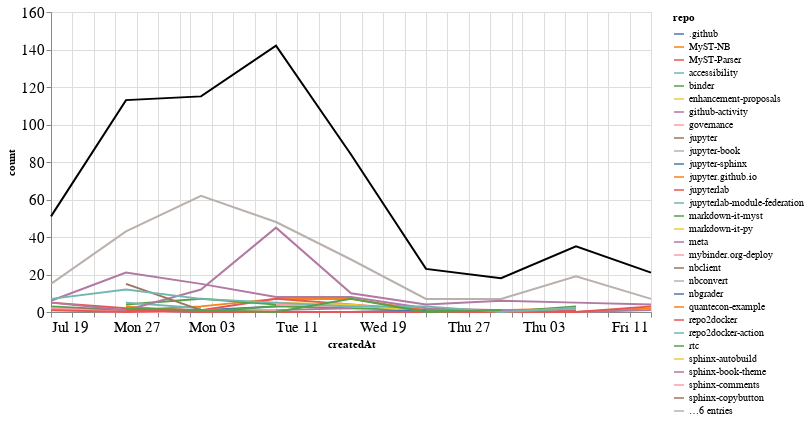

The cell this chart's notebook holds for it:
### Markdown cell above
## Comments

### Code cell
comments_time = comments.groupby('repo').resample('W', on='createdAt').count()['author'].reset_index()
comments_time = comments_time.rename(columns={'author': 'count'})
comments_time_total = comments_time.groupby('createdAt').agg({"count": "sum"}).reset_index()
ch1 = alt.Chart(comments_time, width=600).mark_line().encode(
    x='createdAt',
    y='count',
    color='repo',
    tooltip="repo"
)

ch2 = alt.Chart(comments_time_total, width=600).mark_line(color="black").encode(
    x='createdAt',
    y='count',
)

ch1 + ch2

### Figure 1 — Vega-Lite specification as saved in the notebook (floating-point values rounded to 4 significant figures; data arrays with more than 128 entries replaced by an {"elided": "..."} marker saying what was removed)
{"config": {"axisLeft": {"labelFontSize": 15}, "axisBottom": {"labelFontSize": 15}}, "layer": [{"data": {"name": "data-e4164097c7f3d19b49b7d7280f459d05"}, "mark": "line", "encoding": {"color": {"type": "nominal", "field": "repo"}, "tooltip": {"type": "nominal", "field": "repo"}, "x": {"type": "temporal", "field": "createdAt"}, "y": {"type": "quantitative", "field": "count"}}, "width": 600}, {"data": {"name": "data-2b984bf83a25a33468eb85b198aa1d22"}, "mark": {"type": "line", "color": "black"}, "encoding": {"x": {"type": "temporal", "field": "createdAt"}, "y": {"type": "quantitative", "field": "count"}}, "width": 600}], "$schema": "https://vega.github.io/schema/vega-lite/v4.8.1.json", "datasets": {"data-e4164097c7f3d19b49b7d7280f459d05": {"elided": "133 records"}, "data-2b984bf83a25a33468eb85b198aa1d22": [{"createdAt": "2020-07-19T00:00:00", "count": 51}, {"createdAt": "2020-07-26T00:00:00", "count": 113}, {"createdAt": "2020-08-02T00:00:00", "count": 115}, {"createdAt": "2020-08-09T00:00:00", "count": 142}, {"createdAt": "2020-08-16T00:00:00", "count": 84}, {"createdAt": "2020-08-23T00:00:00", "count": 23}, {"createdAt": "2020-08-30T00:00:00", "count": 18}, {"createdAt": "2020-09-06T00:00:00", "count": 35}, {"createdAt": "2020-09-13T00:00:00", "count": 21}]}}
